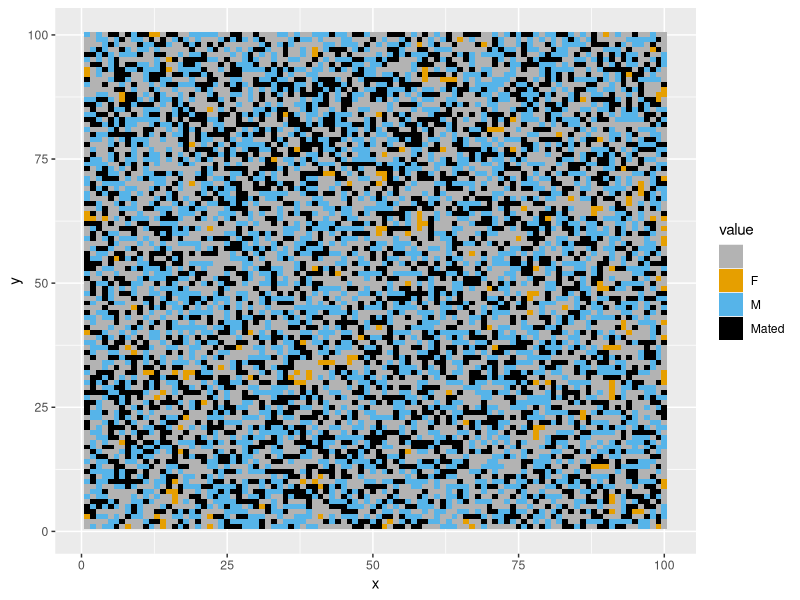
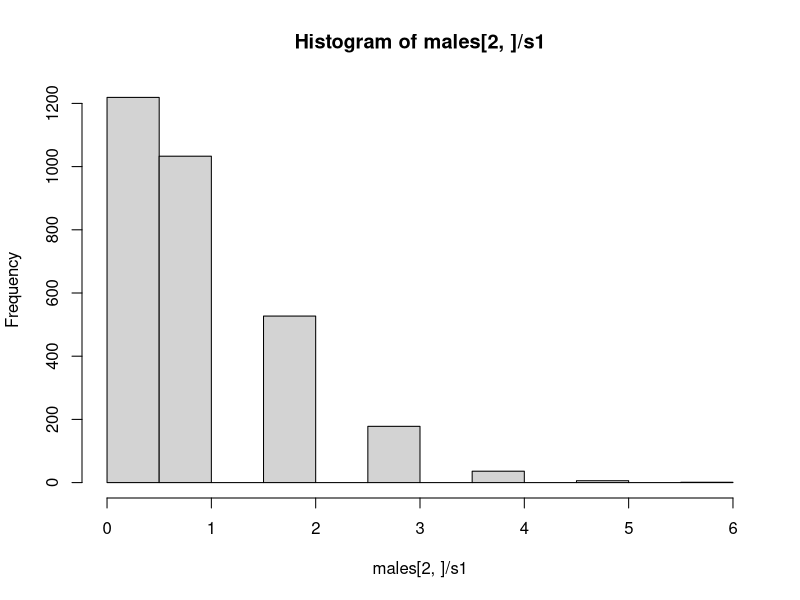
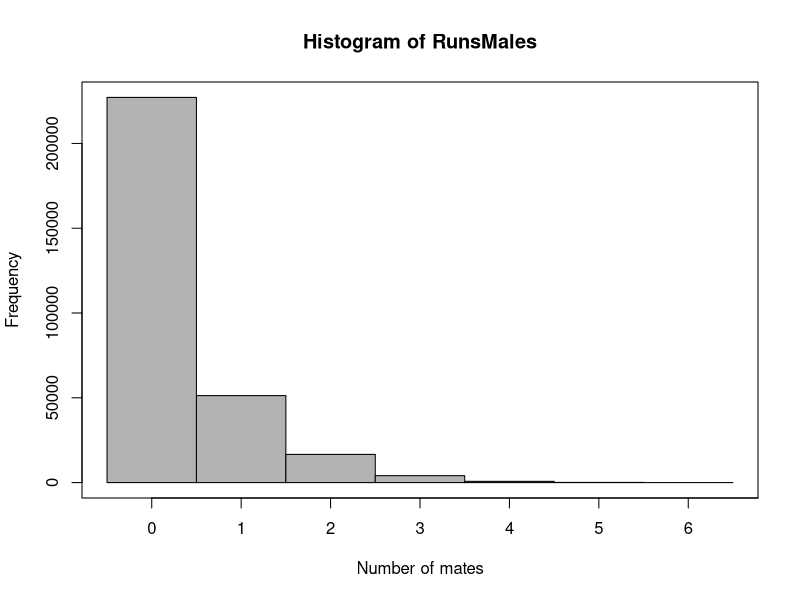

Recreate these plots in R, in order. (Note: a time limit stopped this script after it produced the figures.)
##### Code for measuring differences in effective population sizes between moss sexes ######

### The code has two major parts
# 1) Varying the population density
# 2) Varying the sex ratio

# Each part has three subsection
# 1) A single run of the simulation which can plot the arena
# 2) Multiple runs of the simulation
# 3) Full simulation which runs multiple runs for a range of parameter values

## Packages needed for plotting
require(reshape2)
require(ggplot2)

# Making colorblind friendly palette
colors <- c("#000000", "#E69F00", "#56B4E9", "#009E73",
            "#F0E442", "#0072B2", "#D55E00", "#CC79A7")


###########################################################
################# Varying the density #####################
###########################################################

# This simulation can be used to vary the density of indiviudals in the arena

####### Individual run of the simulation ########

##### Program ####
aRows <- 100 # Number of rows in spatial grid
aCols <- 100 # Number of columns in spatial grid

# Create empty spatial grid called "arena"
arena <- matrix(data = " ", nrow = aRows, ncol = aCols, byrow = FALSE, dimnames = NULL) 

N <- 6000 # population size, must be even  number because I assume an equal sex ratio

# Randomly selecting locations of individuals on grid
locs <- sample(seq(1,(aRows*aCols),by=1),N,replace=FALSE)

males <- matrix(data = 0, nrow = 2, ncol = N/2) # matrix of males
females <- rep(0,N/2) # matrix of males

m <- 1 # counter for males added 
f <- 1 # counter for males added 
for(i in 1:N){
  # alternate between placing of males and females on grid
  if(i%%2 == 0){
    males[1,m] <- locs[i] # Storing location
    arena[locs[i]] <- "M" # placing on grid
    m = m + 1
  }
  else{
    females[f] <- locs[i] # Storing location
    arena[locs[i]] <- "F"  # placing on grid
    f = f + 1
  }
}

# arena # shows grid

females <- sample(females,(N/2))#shuffle order of males

fM <- 0 # store number of mated females

for(i in 1:length(females)){
  mates <- rep(0,0) # vector of indexes of potential mates
  
  fRow <-(females[i]%% aRows) # convert index to row
  if(fRow == 0){fRow = aRows}
  fCol <- floor(((females[i])/aCols)+.99) # convert index to col
  
  if(fRow-1>0){ #check if there is a female above
    if(arena[(fRow-1),(fCol)] == "M"){
      # convert males loctation back to index
      index <- (((fCol-1)*aCols) + (fRow-1)) 
      # add index to list of potential mates
      mates <- c(mates,index)
    }
  }
  
  if(fRow+1<=aRows){ #check if there is a female below
    if(arena[(fRow+1),(fCol)] == "M"){
      # convert males loctation back to index
      index <- (((fCol-1)*aCols) + (fRow+1)) 
      # add index to list of potential mates
      mates <- c(mates,index)
    }
  }
  
  if(fCol-1>0){ #check if there is a female to the left
    if(arena[(fRow),(fCol-1)] == "M"){
      # convert males loctation back to index
      index <- (((fCol-2)*aCols) + (fRow)) 
      # add index to list of potential mates
      mates <- c(mates,index)
    }
  }
  
  if(fCol+1<=aCols){ #check if there is a female to the right
    if(arena[(fRow),(fCol+1)] == "M"){
      # convert males loctation back to index
      index <- (((fCol)*aCols) + (fRow)) 
      # add index to list of potential mates
      mates <- c(mates,index)
    }
  }
  
  if(fRow-1>0 && fCol-1>0){ #check diagonal up left
    if(arena[(fRow-1),(fCol-1)] == "M"){
      # convert males loctation back to index
      index <- (((fCol-2)*aCols) + (fRow-1)) 
      # add index to list of potential mates
      mates <- c(mates,index)
    }
  }
  
  if(fRow-1>0 && fCol+1<=aCols){ #check diagonal up right
    if(arena[(fRow-1),(fCol+1)] == "M"){
      # convert males loctation back to index
      index <- (((fCol)*aCols) + (fRow-1)) 
      # add index to list of potential mates
      mates <- c(mates,index)
    }
  }
  
  if(fRow+1<=aRows && fCol+1<=aCols){ #diagonal down right
    if(arena[(fRow+1),(fCol+1)] == "M"){
      # convert males loctation back to index
      index <- (((fCol)*aCols) + (fRow+1)) 
      # add index to list of potential mates
      mates <- c(mates,index)
    }
  }
  
  if(fRow+1<=aRows && fCol-1>0){ #check diagonal down left
    if(arena[(fRow+1),(fCol-1)] == "M"){
      # convert males loctation back to index
      index <- (((fCol-2)*aCols) + (fRow+1)) 
      # add index to list of potential mates
      mates <- c(mates,index)
    }
  }
  
  ## Mating
  if(length(mates) > 1){
    mate1 <- sample(mates,1) # randomly select mate
    mateX <- which(males[1,]==mate1) # index of mate
    males[2,mateX] = males[2,mateX] + 1
    
    # Record female as mated in arena
    arena[females[i]] <- "Mated" 
    fM = fM+1 # count how many females mated
  }
  if(length(mates) == 1){
    mateX <- which(males[1,]==mates) # index of mate
    males[2,mateX] = males[2,mateX] + 1
    
    # Record female as mated in arena
    arena[females[i]] <- "Mated" 
    fM = fM+1 # count how many females mated
  }
  
}

#### Plotting final arena ####
x1=melt(arena)
names(x1)=c("x","y","value")
levels(x1$value)=c("Empty","Unmated Female","Male","Mated Female")
qplot(x, y, fill=value, data=x1,geom='tile')+scale_fill_manual(values=c("gray70",colors[2],colors[3],colors[1]))
# Note, this plot looks wrong if the population size
# equals the arena size because there is one less level

## Calculating effective population size
# Scaler that is used to adjust fecundity to keep pop size constant
s1 <- (2/(mean(males[2,]))) # scale to keep pop size equal

# Applying scaler s1 to males
males[2,]<- sapply(males[2,],(function(x){x*s1}))
#mean(males[2,])
#var(males[2,])

# Calculating male (V chromosome) effective pop size
Ne <- ((2*N) - 2) / (2+var(males[2,]))

# Applying scaler to females
fList <- c(rep(s1,fM),rep(0,(N/2)-fM))
#mean(fList)
#var(fList)

# Calculating female (U chromosome) effective pop size
NeF <-  ((2*N) - 2) / (2+var(fList))

# Calculating autosome effective population size
alist <- c(males[2,],fList) # list of whole pop
Auto <- ((4*N) - 2) / (2+var(alist))

#histogram of number of mates per male
hist(males[2,]/s1)



####### Multiple runs of the simulation ########

reps <- 100 # Number of replicates

N <- 6000 # population size, must be even  number because I assume an equal sex ratio

RunsMales <- matrix(data = 0, nrow = reps, ncol = N/2) # matrix of males

RunsNeM <- rep(0,reps) # storing NeM values
RunsNeF <- rep(0,reps) # storing NeF values
RunsNeA <- rep(0,reps) # storing NeA values

for(k in 1:reps){
  ##### Program ####
  aRows <- 100 # Number of rows in spatial grid
  aCols <- 100 # Number of columns in spatial grid
  
  # Create empty spatial grid called "arena"
  arena <- matrix(data = " ", nrow = aRows, ncol = aCols, byrow = FALSE, dimnames = NULL) 
  
  # Randomly selecting locations of individuals on grid
  locs <- sample(seq(1,(aRows*aCols),by=1),N,replace=FALSE)
  
  males <- matrix(data = 0, nrow = 2, ncol = N/2) # matrix of males
  females <- rep(0,N/2) # matrix of males
  
  m <- 1 # counter for males added 
  f <- 1 # counter for males added 
  for(i in 1:N){
    # alternate between placing of males and females on grid
    if(i%%2 == 0){
      males[1,m] <- locs[i] # Storing location
      arena[locs[i]] <- "M" # placing on grid
      m = m + 1
    }
    else{
      females[m] <- locs[i] # Storing location
      arena[locs[i]] <- "F"  # placing on grid
      f = f + 1
    }
  }
  
  # arena # shows grid
  
  females <- sample(females,(N/2))#shuffle order of males
  
  fM <- 0 # store number of mated females
  
  for(i in 1:length(females)){
    mates <- rep(0,0) # vector of indexes of potential mates
    
    fRow <-(females[i]%% aRows) # convert index to row
    if(fRow == 0){fRow = aRows}
    fCol <- floor(((females[i])/aCols)+.99) # convert index to col
    
    if(fRow-1>0){ #check if there is a female above
      if(arena[(fRow-1),(fCol)] == "M"){
        # convert males loctation back to index
        index <- (((fCol-1)*aCols) + (fRow-1)) 
        # add index to list of potential mates
        mates <- c(mates,index)
      }
    }
    
    if(fRow+1<=aRows){ #check if there is a female below
      if(arena[(fRow+1),(fCol)] == "M"){
        # convert males loctation back to index
        index <- (((fCol-1)*aCols) + (fRow+1)) 
        # add index to list of potential mates
        mates <- c(mates,index)
      }
    }
    
    if(fCol-1>0){ #check if there is a female to the left
      if(arena[(fRow),(fCol-1)] == "M"){
        # convert males loctation back to index
        index <- (((fCol-2)*aCols) + (fRow)) 
        # add index to list of potential mates
        mates <- c(mates,index)
      }
    }
    
    if(fCol+1<=aCols){ #check if there is a female to the right
      if(arena[(fRow),(fCol+1)] == "M"){
        # convert males loctation back to index
        index <- (((fCol)*aCols) + (fRow)) 
        # add index to list of potential mates
        mates <- c(mates,index)
      }
    }
    
    if(fRow-1>0 && fCol-1>0){ #check diagonal up left
      if(arena[(fRow-1),(fCol-1)] == "M"){
        # convert males loctation back to index
        index <- (((fCol-2)*aCols) + (fRow-1)) 
        # add index to list of potential mates
        mates <- c(mates,index)
      }
    }
    
    if(fRow-1>0 && fCol+1<=aCols){ #check diagonal up right
      if(arena[(fRow-1),(fCol+1)] == "M"){
        # convert males loctation back to index
        index <- (((fCol)*aCols) + (fRow-1)) 
        # add index to list of potential mates
        mates <- c(mates,index)
      }
    }
    
    if(fRow+1<=aRows && fCol+1<=aCols){ #diagonal down right
      if(arena[(fRow+1),(fCol+1)] == "M"){
        # convert males loctation back to index
        index <- (((fCol)*aCols) + (fRow+1)) 
        # add index to list of potential mates
        mates <- c(mates,index)
      }
    }
    
    if(fRow+1<=aRows && fCol-1>0){ #check diagonal down left
      if(arena[(fRow+1),(fCol-1)] == "M"){
        # convert males loctation back to index
        index <- (((fCol-2)*aCols) + (fRow+1)) 
        # add index to list of potential mates
        mates <- c(mates,index)
      }
    }
    
    ## Mating
    if(length(mates) > 1){
      mate1 <- sample(mates,1) # randomly select mate
      mateX <- which(males[1,]==mate1) # index of mate
      males[2,mateX] = males[2,mateX] + 1
      
      # Record female as mated in arena
      arena[females[i]] <- "Mated" 
      fM = fM+1 # count how many females mated
    }
    if(length(mates) == 1){
      mateX <- which(males[1,]==mates) # index of mate
      males[2,mateX] = males[2,mateX] + 1
      
      # Record female as mated in arena
      arena[females[i]] <- "Mated" 
      fM = fM+1 # count how many females mated
    }
  }
  
  # scaler to keep pop size equal
  s1 <- (2/(mean(males[2,]))) 
  
  # Applying scaler to males
  males[2,]<- sapply(males[2,],(function(x){x*s1}))
  
  # Calculating male (V chromosome) effective pop size
  NeM <- ((2*N) - 2) / (2+var(males[2,]))
  
  # Applying scaler s1 to females 
  fList <- c(rep(s1,fM),rep(0,(N/2)-fM))
  
  # Calculating male (U chromosome) effective pop size
  NeF <-  ((2*N) - 2) / (2+var(fList))
  
  # Calculating autosome effective population size
  alist <- c(males[2,],fList) # list of whole pop
  NeA <- ((4*N) - 2) / (2+var(alist))
  
  RunsMales[k,] <- (males[2,]/s1) # stores males values
  RunsNeM[k] <- NeM # Stores male Ne
  RunsNeF[k] <- NeF # Stores female Ne
  RunsNeA[k] <- NeA # Stores autosome Ne
}


mean(RunsNeM) # Mean NeM of all runs
mean(RunsNeF) # Mean NeF of all runs

### Creates a histogram of number of mates per male
hist(RunsMales,breaks=max(RunsMales),xaxt="n",col="gray70",xlab="Number of mates",ylab="Frequency")
axis(1,at=seq(0.5,max(RunsMales)+.5,by=1),labels=seq(0,max(RunsMales),by=1))
box(which="plot")


######### Full simulation ###########

# Loops through different densities
# Runs multiple replicates for each density
# Plots the results

# Vector of pop sizes to evaluate (must be even numbers)
sizes <- seq(1000,10000,by=1000)

# Vectors for storing results of different runs
NeM_results <- rep(0,length(sizes))
NeF_results <- rep(0,length(sizes))
NeA_results <- rep(0,length(sizes))

vSucM_results <- rep(0,length(sizes))
vSucF_results  <- rep(0,length(sizes))
vSucA_results  <- rep(0,length(sizes))

reps <- 100 # Number of replicates

for(z in 1:length(sizes)){
  
  N <- sizes[z] # population size, must be even  number because I assume an equal sex ratio
  
  RunsMales <- matrix(data = 0, nrow = reps, ncol = N/2) # matrix of males
  
  # Storing Ne results for each runs
  RunsNeM <- rep(0,reps)
  RunsNeF <- rep(0,reps)
  RunsNeA <- rep(0,reps)
  
  vSucM <- rep(0,reps)
  vSucF <- rep(0,reps)
  vSucA <- rep(0,reps)
  
  for(k in 1:reps){
    ##### Program ####
    aRows <- 100 # Number of rows in spatial grid
    aCols <- 100 # Number of columns in spatial grid
    
    # Create empty spatial grid called "arena"
    arena <- matrix(data = " ", nrow = aRows, ncol = aCols, byrow = FALSE, dimnames = NULL) 
    
    # Randomly selecting locations of individuals on grid
    locs <- sample(seq(1,(aRows*aCols),by=1),N,replace=FALSE)
    
    males <- matrix(data = 0, nrow = 2, ncol = N/2) # matrix of males
    females <- rep(0,N/2) # matrix of males
    
    m <- 1 # counter for males added 
    f <- 1 # counter for males added 
    for(i in 1:N){
      # alternate between placing of males and females on grid
      if(i%%2 == 0){
        males[1,m] <- locs[i] # Storing location
        arena[locs[i]] <- "M" # placing on grid
        m = m + 1
      }
      else{
        females[m] <- locs[i] # Storing location
        arena[locs[i]] <- "F"  # placing on grid
        f = f + 1
      }
    }
    
    # arena # shows grid
    
    females <- sample(females,(N/2))#shuffle order of males
    
    fM <- 0 # store number of mated females
    
    for(i in 1:length(females)){
      mates <- rep(0,0) # vector of indexes of potential mates
      
      fRow <-(females[i]%% aRows) # convert index to row
      if(fRow == 0){fRow = aRows}
      fCol <- floor(((females[i])/aCols)+.99) # convert index to col
      
      if(fRow-1>0){ #check if there is a female above
        if(arena[(fRow-1),(fCol)] == "M"){
          # convert males loctation back to index
          index <- (((fCol-1)*aCols) + (fRow-1)) 
          # add index to list of potential mates
          mates <- c(mates,index)
        }
      }
      
      if(fRow+1<=aRows){ #check if there is a female below
        if(arena[(fRow+1),(fCol)] == "M"){
          # convert males loctation back to index
          index <- (((fCol-1)*aCols) + (fRow+1)) 
          # add index to list of potential mates
          mates <- c(mates,index)
        }
      }
      
      if(fCol-1>0){ #check if there is a female to the left
        if(arena[(fRow),(fCol-1)] == "M"){
          # convert males loctation back to index
          index <- (((fCol-2)*aCols) + (fRow)) 
          # add index to list of potential mates
          mates <- c(mates,index)
        }
      }
      
      if(fCol+1<=aCols){ #check if there is a female to the right
        if(arena[(fRow),(fCol+1)] == "M"){
          # convert males loctation back to index
          index <- (((fCol)*aCols) + (fRow)) 
          # add index to list of potential mates
          mates <- c(mates,index)
        }
      }
      
      if(fRow-1>0 && fCol-1>0){ #check diagonal up left
        if(arena[(fRow-1),(fCol-1)] == "M"){
          # convert males loctation back to index
          index <- (((fCol-2)*aCols) + (fRow-1)) 
          # add index to list of potential mates
          mates <- c(mates,index)
        }
      }
      
      if(fRow-1>0 && fCol+1<=aCols){ #check diagonal up right
        if(arena[(fRow-1),(fCol+1)] == "M"){
          # convert males loctation back to index
          index <- (((fCol)*aCols) + (fRow-1)) 
          # add index to list of potential mates
          mates <- c(mates,index)
        }
      }
      
      if(fRow+1<=aRows && fCol+1<=aCols){ #diagonal down right
        if(arena[(fRow+1),(fCol+1)] == "M"){
          # convert males loctation back to index
          index <- (((fCol)*aCols) + (fRow+1)) 
          # add index to list of potential mates
          mates <- c(mates,index)
        }
      }
      
      if(fRow+1<=aRows && fCol-1>0){ #check diagonal down left
        if(arena[(fRow+1),(fCol-1)] == "M"){
          # convert males loctation back to index
          index <- (((fCol-2)*aCols) + (fRow+1)) 
          # add index to list of potential mates
          mates <- c(mates,index)
        }
      }
      
      ## Mating
      if(length(mates) > 1){
        mate1 <- sample(mates,1) # randomly select mate
        mateX <- which(males[1,]==mate1) # index of mate
        males[2,mateX] = males[2,mateX] + 1
        
        # Record female as mated in arena
        arena[females[i]] <- "Mated" 
        fM = fM+1 # count how many females mated
      }
      if(length(mates) == 1){
        mateX <- which(males[1,]==mates) # index of mate
        males[2,mateX] = males[2,mateX] + 1
        
        # Record female as mated in arena
        arena[females[i]] <- "Mated" 
        fM = fM+1 # count how many females mated
      }
    }
    
    # scaler to keep pop size equal
    s1 <- (2/(mean(males[2,]))) 
    
    # Applying scaler to males
    males[2,]<- sapply(males[2,],(function(x){x*s1}))
    
    # Calculating male (V chromosome) effective pop size
    NeM <- ((2*N) - 2) / (2+var(males[2,]))
    
    # Applying scaler s1 to females 
    fList <- c(rep(s1,fM),rep(0,(N/2)-fM))
    
    # Calculating male (U chromosome) effective pop size
    NeF <-  ((2*N) - 2) / (2+var(fList))
    
    # Calculating autosome effective population size
    alist <- c(males[2,],fList) # list of whole pop
    NeA <- ((4*N) - 2) / (2+var(alist))
    
    RunsMales[k,] <- (males[2,]/s1) # stores males values
    RunsNeM[k] <- NeM # Stores male Ne
    RunsNeF[k] <- NeF # Stores female Ne
    RunsNeA[k] <- NeA # Stores autosome Ne
    
    ### Storing variances in reproductive success
    vSucM[k] <- var(males[2,])
    vSucF[k] <- var(fList)
    vSucA[k] <- var(alist)
    
  }
  NeM_results[z] <- mean(RunsNeM) # Mean NeM of all runs
  NeF_results[z] <- mean(RunsNeF) # Mean NeF of all runs
  NeA_results[z] <- mean(RunsNeA) # Mean NeA of all runs
  
  vSucM_results[z] <- mean(vSucM) # Mean vSucM of all runs
  vSucF_results[z]  <- mean(vSucF) # Mean vSucF of all runs
  vSucA_results[z]  <- mean(vSucA) # Mean vSucA of all runs
}

### Plotting effective pop results
# Plots will have to be adjusted depending on parameters
# Export with size (4.3H X 5W)

plot(x=seq(1000,10000,by=1000),y=NeA_results,pch=16,xlab="Realized population size",ylab="Effective population size",cex.axis=.75,col="blue")
lines(x=seq(1000,10000,by=1000),y=NeA_results,col="blue")

lines(x=seq(1000,10000,by=1000),y=NeF_results,lty=1)
points(x=seq(1000,10000,by=1000),y=NeF_results,pch=16)

lines(x=seq(1000,10000,by=1000),y=NeM_results,lty=1)
points(x=seq(1000,10000,by=1000),y=NeM_results,pch=21,col="black",bg="white")

legend(1000,10000,c("Autosome","U chromosome","V chromosome"),pch=c(16,16,1),col=c("blue","black","black"),cex=.75,box.lwd=F,y.intersp=.5,bty="n",seg.len=3,pt.cex = c(1,1,.85))


## Plotting variances in reproductive success
plot(x=seq(1000,10000,by=1000),y=vSucA_results,pch=16,xlab=NA,ylab=NA,cex.axis=.75,col="blue",ylim=c(0,12))
lines(x=seq(1000,10000,by=1000),y=vSucA_results,col="blue")

lines(x=seq(1000,10000,by=1000),y=vSucF_results,lty=1)
points(x=seq(1000,10000,by=1000),y=vSucF_results,pch=16)

lines(x=seq(1000,10000,by=1000),y=vSucM_results,lty=1)
points(x=seq(1000,10000,by=1000),y=vSucM_results,pch=21,col="black",bg="white")


legend(7000,12,c("Males","Total Population","Females"),pch=c(1,16,16),col=c("black","blue","black"),cex=.75,box.lwd=F,y.intersp=.5,bty="n",seg.len=3,pt.cex = c(.85,1,1))


mtext(side = 1, line = 2.5, 'Realized population size',cex=.9)
mtext(side = 2, line = 2.5, 'Variance in reproductive success',cex=.9)



## Plotting differences variances in reproductive success
plot((x=seq(100,3000,by=100)/10000),y=(vSucM_results/vSucF_results),pch=16,xlab=NA,ylab=NA,cex.axis=.75,col="black",ylim=c(0,4))
lines((x=seq(100,3000,by=100)/10000),y=(vSucM_results/vSucF_results),col="black")

#Vr <- vRatio(.5)
#abline(h = Vr,col="black")

lines((x=seq(100,3000,by=100)/10000),y=(vSucF_results/vSucA_results),lty=1,col="blue")
points((x=seq(100,3000,by=100)/10000),y=(vSucF_results/vSucA_results),pch=16,col="blue")

mtext(side = 1, line = 2.5, 'Density',cex=.9)
mtext(side = 2, line = 2.5, expression(alpha),cex=.9,adj=.4)
mtext(side = 2, line = 2.5, expression(Beta),cex=.9,adj=.6,col="blue")
mtext(side = 2, line = 2.5, "or",cex=.9,adj=.5)


###########################################################
################# Varying the Sex Ratio ###################
###########################################################

# This code runs simulations where you can change the sex ratio

####### Individual run of the simulation ########
##### Program ####
NM <- 5400 # Number of males
NF <- 600 # Number of Females
N <- NM + NF # Tot Population size

aRows <- 100 # Number of rows in spatial grid
aCols <- 100 # Number of columns in spatial grid

# Create empty spatial grid called "arena"
arena <- matrix(data = " ", nrow = aRows, ncol = aCols, byrow = FALSE, dimnames = NULL) 

# Randomly selecting locations of individuals on grid
locs <- sample(seq(1,(aRows*aCols),by=1),N,replace=FALSE)

males <- matrix(data = 0, nrow = 2, ncol = NM) # matrix of males
females <- rep(0,NF) # matrix of males

## Filling arena

m <- 1 # counter for males added 
f <- 1 # counter for females added 
for(i in 1:N){
  # alternate between placing of males and females on grid
  
  if(NM < NF){ # if less males than females 
    if(i%%2 == 0 && m <= NM){
      males[1,m] <- locs[i] # Storing location
      arena[locs[i]] <- "M" # placing on grid
      m = m + 1
    }
    else{
      females[f] <- locs[i] # Storing location
      arena[locs[i]] <- "F"  # placing on grid
      f = f + 1
    }
  }
  else{ # If more females than males
    if(i%%2 == 0 && f <= NF){
      females[f] <- locs[i] # Storing location
      arena[locs[i]] <- "F" # placing on grid
      f = f + 1
    }
    else{
      males[1,m] <- locs[i] # Storing location
      arena[locs[i]] <- "M" # placing on grid
      m = m + 1
    }
  }
}

# arena # shows grid

females <- sample(females,NF)#shuffle order of males

fM <- 0 # store number of mated females

for(i in 1:length(females)){
  mates <- rep(0,0) # vector of indexes of potential mates
  
  fRow <-(females[i]%% aRows) # convert index to row
  if(fRow == 0){fRow = aRows}
  fCol <- floor(((females[i])/aCols)+.99) # convert index to col
  
  if(fRow-1>0){ #check if there is a female above
    if(arena[(fRow-1),(fCol)] == "M"){
      # convert males loctation back to index
      index <- (((fCol-1)*aCols) + (fRow-1)) 
      # add index to list of potential mates
      mates <- c(mates,index)
    }
  }
  
  if(fRow+1<=aRows){ #check if there is a female below
    if(arena[(fRow+1),(fCol)] == "M"){
      # convert males loctation back to index
      index <- (((fCol-1)*aCols) + (fRow+1)) 
      # add index to list of potential mates
      mates <- c(mates,index)
    }
  }
  
  if(fCol-1>0){ #check if there is a female to the left
    if(arena[(fRow),(fCol-1)] == "M"){
      # convert males loctation back to index
      index <- (((fCol-2)*aCols) + (fRow)) 
      # add index to list of potential mates
      mates <- c(mates,index)
    }
  }
  
  if(fCol+1<=aCols){ #check if there is a female to the right
    if(arena[(fRow),(fCol+1)] == "M"){
      # convert males loctation back to index
      index <- (((fCol)*aCols) + (fRow)) 
      # add index to list of potential mates
      mates <- c(mates,index)
    }
  }
  
  if(fRow-1>0 && fCol-1>0){ #check diagonal up left
    if(arena[(fRow-1),(fCol-1)] == "M"){
      # convert males loctation back to index
      index <- (((fCol-2)*aCols) + (fRow-1)) 
      # add index to list of potential mates
      mates <- c(mates,index)
    }
  }
  
  if(fRow-1>0 && fCol+1<=aCols){ #check diagonal up right
    if(arena[(fRow-1),(fCol+1)] == "M"){
      # convert males loctation back to index
      index <- (((fCol)*aCols) + (fRow-1)) 
      # add index to list of potential mates
      mates <- c(mates,index)
    }
  }
  
  if(fRow+1<=aRows && fCol+1<=aCols){ #diagonal down right
    if(arena[(fRow+1),(fCol+1)] == "M"){
      # convert males loctation back to index
      index <- (((fCol)*aCols) + (fRow+1)) 
      # add index to list of potential mates
      mates <- c(mates,index)
    }
  }
  
  if(fRow+1<=aRows && fCol-1>0){ #check diagonal down left
    if(arena[(fRow+1),(fCol-1)] == "M"){
      # convert males loctation back to index
      index <- (((fCol-2)*aCols) + (fRow+1)) 
      # add index to list of potential mates
      mates <- c(mates,index)
    }
  }
  
  ## Mating
  if(length(mates) > 1){
    mate1 <- sample(mates,1) # randomly select mate
    mateX <- which(males[1,]==mate1) # index of mate
    males[2,mateX] = males[2,mateX] + 1
    
    # Record female as mated in arena
    arena[females[i]] <- "Mated" 
    fM = fM+1 # count how many females mated
  }
  if(length(mates) == 1){
    mateX <- which(males[1,]==mates) # index of mate
    males[2,mateX] = males[2,mateX] + 1
    
    # Record female as mated in arena
    arena[females[i]] <- "Mated" 
    fM = fM+1 # count how many females mated
  }
}

#### Plotting final arena ####
x1=melt(arena)
names(x1)=c("x","y","value")
levels(x1$value)=c("Empty","Unmated Female","Male","Mated Female")
qplot(x, y, fill=value, data=x1,geom='tile')+scale_fill_manual(values=c("gray70",colors[2],colors[3],colors[1]))
# Note, this plot looks wrong if the population size
# equals the arena size because there is one less level

# scaler to keep pop size equal
s1 <- (2/(mean(males[2,]))) 

# Applying scaler to males
males[2,]<- sapply(males[2,],(function(x){x*s1}))

# Calculating male (V chromosome) effective pop size
NeM <- ((4*NM) - 2) / (2+var(males[2,]))

# Applying scaler s1 to females 
fList <- c(rep(s1,fM),rep(0,(NF)-fM))

# Calculating male (U chromosome) effective pop size
NeF <-  ((4*NF) - 2) / (2+var(fList))

# Calculating autosome effective population size
alist <- c(males[2,],fList) # list of whole pop
NeA <- ((4*N) - 2) / (2+var(alist))

#histogram of number of mates per male
hist(males[2,]/s1)



####### Running Multiple Reps ########

reps <- 100 # Number of replicates

N <- 6000 # population size, must be even  number because I assume an equal sex ratio

NM <- 3000 # number of males
NF <- 3000 # number of females

RunsMales <- matrix(data = 0, nrow = reps, ncol = NM) # matrix of males

RunsNeM <- rep(0,reps)
RunsNeF <- rep(0,reps)
RunsNeA <- rep(0,reps)

for(k in 1:reps){
  ##### Program ####
  aRows <- 100 # Number of rows in spatial grid
  aCols <- 100 # Number of columns in spatial grid
  
  # Create empty spatial grid called "arena"
  arena <- matrix(data = " ", nrow = aRows, ncol = aCols, byrow = FALSE, dimnames = NULL) 
  
  # Randomly selecting locations of individuals on grid
  locs <- sample(seq(1,(aRows*aCols),by=1),N,replace=FALSE)
  
  males <- matrix(data = 0, nrow = 2, ncol = NM) # matrix of males
  females <- rep(0,NF) # matrix of males
  
  ## Filling arena
  
  m <- 1 # counter for males added 
  f <- 1 # counter for females added 
  for(i in 1:N){
    # alternate between placing of males and females on grid
    
    if(NM < NF){ # if less males than females 
      if(i%%2 == 0 && m <= NM){
        males[1,m] <- locs[i] # Storing location
        arena[locs[i]] <- "M" # placing on grid
        m = m + 1
      }
      else{
        females[f] <- locs[i] # Storing location
        arena[locs[i]] <- "F"  # placing on grid
        f = f + 1
      }
    }
    else{ # If more females than males
      if(i%%2 == 0 && f <= NF){
        females[f] <- locs[i] # Storing location
        arena[locs[i]] <- "F" # placing on grid
        f = f + 1
      }
      else{
        males[1,m] <- locs[i] # Storing location
        arena[locs[i]] <- "M" # placing on grid
        m = m + 1
      }
    }
  }
  
  # arena # shows grid
  
  females <- sample(females,NF)#shuffle order of males
  
  fM <- 0 # store number of mated females
  
  for(i in 1:length(females)){
    mates <- rep(0,0) # vector of indexes of potential mates
    
    fRow <-(females[i]%% aRows) # convert index to row
    if(fRow == 0){fRow = aRows}
    fCol <- floor(((females[i])/aCols)+.99) # convert index to col
    
    if(fRow-1>0){ #check if there is a female above
      if(arena[(fRow-1),(fCol)] == "M"){
        # convert males loctation back to index
        index <- (((fCol-1)*aCols) + (fRow-1)) 
        # add index to list of potential mates
        mates <- c(mates,index)
      }
    }
    
    if(fRow+1<=aRows){ #check if there is a female below
      if(arena[(fRow+1),(fCol)] == "M"){
        # convert males loctation back to index
        index <- (((fCol-1)*aCols) + (fRow+1)) 
        # add index to list of potential mates
        mates <- c(mates,index)
      }
    }
    
    if(fCol-1>0){ #check if there is a female to the left
      if(arena[(fRow),(fCol-1)] == "M"){
        # convert males loctation back to index
        index <- (((fCol-2)*aCols) + (fRow)) 
        # add index to list of potential mates
        mates <- c(mates,index)
      }
    }
    
    if(fCol+1<=aCols){ #check if there is a female to the right
      if(arena[(fRow),(fCol+1)] == "M"){
        # convert males loctation back to index
        index <- (((fCol)*aCols) + (fRow)) 
        # add index to list of potential mates
        mates <- c(mates,index)
      }
    }
    
    if(fRow-1>0 && fCol-1>0){ #check diagonal up left
      if(arena[(fRow-1),(fCol-1)] == "M"){
        # convert males loctation back to index
        index <- (((fCol-2)*aCols) + (fRow-1)) 
        # add index to list of potential mates
        mates <- c(mates,index)
      }
    }
    
    if(fRow-1>0 && fCol+1<=aCols){ #check diagonal up right
      if(arena[(fRow-1),(fCol+1)] == "M"){
        # convert males loctation back to index
        index <- (((fCol)*aCols) + (fRow-1)) 
        # add index to list of potential mates
        mates <- c(mates,index)
      }
    }
    
    if(fRow+1<=aRows && fCol+1<=aCols){ #diagonal down right
      if(arena[(fRow+1),(fCol+1)] == "M"){
        # convert males loctation back to index
        index <- (((fCol)*aCols) + (fRow+1)) 
        # add index to list of potential mates
        mates <- c(mates,index)
      }
    }
    
    if(fRow+1<=aRows && fCol-1>0){ #check diagonal down left
      if(arena[(fRow+1),(fCol-1)] == "M"){
        # convert males loctation back to index
        index <- (((fCol-2)*aCols) + (fRow+1)) 
        # add index to list of potential mates
        mates <- c(mates,index)
      }
    }
    
    ## Mating
    if(length(mates) > 1){
      mate1 <- sample(mates,1) # randomly select mate
      mateX <- which(males[1,]==mate1) # index of mate
      males[2,mateX] = males[2,mateX] + 1
      
      # Record female as mated in arena
      arena[females[i]] <- "Mated" 
      fM = fM+1 # count how many females mated
    }
    if(length(mates) == 1){
      mateX <- which(males[1,]==mates) # index of mate
      males[2,mateX] = males[2,mateX] + 1
      
      # Record female as mated in arena
      arena[females[i]] <- "Mated" 
      fM = fM+1 # count how many females mated
    }
  }
  
  # scaler to keep pop size equal
  s1 <- (2/(mean(males[2,]))) 
  
  # Applying scaler to males
  males[2,]<- sapply(males[2,],(function(x){x*s1}))
  
  # Calculating male (V chromosome) effective pop size
  NeM <- ((4*NM) - 2) / (2+var(males[2,]))
  
  # Applying scaler s1 to females 
  fList <- c(rep(s1,fM),rep(0,(NF)-fM))
  
  # Calculating male (U chromosome) effective pop size
  NeF <-  ((4*NF) - 2) / (2+var(fList))
  
  # Calculating autosome effective population size
  alist <- c(males[2,],fList) # list of whole pop
  NeA <- ((4*N) - 2) / (2+var(alist))
  
  RunsMales[k,] <- (males[2,]/s1) # stores males values
  RunsNeM[k] <- NeM # Stores male Ne
  RunsNeF[k] <- NeF # Stores female Ne
  RunsNeA[k] <- NeA # Stores autosome Ne
  
}


mean(RunsNeM) # Mean NeM of all runs
mean(RunsNeF) # Mean NeF of all runs
mean(RunsNeA)

### Creates a histogram of number of mates per male
hist(RunsMales,breaks=max(RunsMales),xaxt="n",col="gray70",xlab="Number of mates",ylab="Frequency")
axis(1,at=seq(0.5,max(RunsMales)+.5,by=1),labels=seq(0,max(RunsMales),by=1))
box(which="plot")




######### Full simulation ###########

# Loops through different densities
# Runs multiple replicates for each sex ratio
# Plots the results

# Vector of sizes to evaluate
sizesM <- c(5400,5250,5000,4500,3000,1500,1000,750,600) # males
sizesF <- c(600,750,1000,1500,3000,4500,5000,5250,5400) # females

# Vectors for storing results of different runs
NeM_results <- rep(0,length(sizesM))
NeF_results <- rep(0,length(sizesF))
NeA_results <- rep(0,length(sizesM))

reps <- 100 # Number of replicates

for(z in 1:length(sizesM)){
  
  N <- sizesM[z] + sizesF[z] # total population size

  NM <- sizesM[z] # number of males
  NF <- sizesF[z] # number of females
  
  RunsMales <- matrix(data = 0, nrow = reps, ncol = NM) # matrix of males
  
  RunsNeM <- rep(0,reps)
  RunsNeF <- rep(0,reps)
  RunsNeA <- rep(0,reps)
  
  for(k in 1:reps){
    ##### Program ####
    aRows <- 100 # Number of rows in spatial grid
    aCols <- 100 # Number of columns in spatial grid
    
    # Create empty spatial grid called "arena"
    arena <- matrix(data = " ", nrow = aRows, ncol = aCols, byrow = FALSE, dimnames = NULL) 
    
    # Randomly selecting locations of individuals on grid
    locs <- sample(seq(1,(aRows*aCols),by=1),N,replace=FALSE)
    
    males <- matrix(data = 0, nrow = 2, ncol = NM) # matrix of males
    females <- rep(0,NF) # matrix of males
    
    ## Filling arena
    
    m <- 1 # counter for males added 
    f <- 1 # counter for females added 
    for(i in 1:N){
      # alternate between placing of males and females on grid
      
      if(NM < NF){ # if less males than females 
        if(i%%2 == 0 && m <= NM){
          males[1,m] <- locs[i] # Storing location
          arena[locs[i]] <- "M" # placing on grid
          m = m + 1
        }
        else{
          females[f] <- locs[i] # Storing location
          arena[locs[i]] <- "F"  # placing on grid
          f = f + 1
        }
      }
      else{ # If more females than males
        if(i%%2 == 0 && f <= NF){
          females[f] <- locs[i] # Storing location
          arena[locs[i]] <- "F" # placing on grid
          f = f + 1
        }
        else{
          males[1,m] <- locs[i] # Storing location
          arena[locs[i]] <- "M" # placing on grid
          m = m + 1
        }
      }
    }
    
    # arena # shows grid
    
    females <- sample(females,NF)#shuffle order of males
    
    fM <- 0 # store number of mated females
    
    for(i in 1:length(females)){
      mates <- rep(0,0) # vector of indexes of potential mates
      
      fRow <-(females[i]%% aRows) # convert index to row
      if(fRow == 0){fRow = aRows}
      fCol <- floor(((females[i])/aCols)+.99) # convert index to col
      
      if(fRow-1>0){ #check if there is a female above
        if(arena[(fRow-1),(fCol)] == "M"){
          # convert males loctation back to index
          index <- (((fCol-1)*aCols) + (fRow-1)) 
          # add index to list of potential mates
          mates <- c(mates,index)
        }
      }
      
      if(fRow+1<=aRows){ #check if there is a female below
        if(arena[(fRow+1),(fCol)] == "M"){
          # convert males loctation back to index
          index <- (((fCol-1)*aCols) + (fRow+1)) 
          # add index to list of potential mates
          mates <- c(mates,index)
        }
      }
      
      if(fCol-1>0){ #check if there is a female to the left
        if(arena[(fRow),(fCol-1)] == "M"){
          # convert males loctation back to index
          index <- (((fCol-2)*aCols) + (fRow)) 
          # add index to list of potential mates
          mates <- c(mates,index)
        }
      }
      
      if(fCol+1<=aCols){ #check if there is a female to the right
        if(arena[(fRow),(fCol+1)] == "M"){
          # convert males loctation back to index
          index <- (((fCol)*aCols) + (fRow)) 
          # add index to list of potential mates
          mates <- c(mates,index)
        }
      }
      
      if(fRow-1>0 && fCol-1>0){ #check diagonal up left
        if(arena[(fRow-1),(fCol-1)] == "M"){
          # convert males loctation back to index
          index <- (((fCol-2)*aCols) + (fRow-1)) 
          # add index to list of potential mates
          mates <- c(mates,index)
        }
      }
      
      if(fRow-1>0 && fCol+1<=aCols){ #check diagonal up right
        if(arena[(fRow-1),(fCol+1)] == "M"){
          # convert males loctation back to index
          index <- (((fCol)*aCols) + (fRow-1)) 
          # add index to list of potential mates
          mates <- c(mates,index)
        }
      }
      
      if(fRow+1<=aRows && fCol+1<=aCols){ #diagonal down right
        if(arena[(fRow+1),(fCol+1)] == "M"){
          # convert males loctation back to index
          index <- (((fCol)*aCols) + (fRow+1)) 
          # add index to list of potential mates
          mates <- c(mates,index)
        }
      }
      
      if(fRow+1<=aRows && fCol-1>0){ #check diagonal down left
        if(arena[(fRow+1),(fCol-1)] == "M"){
          # convert males loctation back to index
          index <- (((fCol-2)*aCols) + (fRow+1)) 
          # add index to list of potential mates
          mates <- c(mates,index)
        }
      }
      
      ## Mating
      if(length(mates) > 1){
        mate1 <- sample(mates,1) # randomly select mate
        mateX <- which(males[1,]==mate1) # index of mate
        males[2,mateX] = males[2,mateX] + 1
        
        # Record female as mated in arena
        arena[females[i]] <- "Mated" 
        fM = fM+1 # count how many females mated
      }
      if(length(mates) == 1){
        mateX <- which(males[1,]==mates) # index of mate
        males[2,mateX] = males[2,mateX] + 1
        
        # Record female as mated in arena
        arena[females[i]] <- "Mated" 
        fM = fM+1 # count how many females mated
      }
    }
    
    # scaler to keep pop size equal
    s1 <- (2/(mean(males[2,]))) 
    
    # Applying scaler to males
    males[2,]<- sapply(males[2,],(function(x){x*s1}))
    
    # Calculating male (V chromosome) effective pop size
    NeM <- ((4*NM) - 2) / (2+var(males[2,]))
    
    # Applying scaler s1 to females 
    fList <- c(rep(s1,fM),rep(0,(NF)-fM))
    
    # Calculating male (U chromosome) effective pop size
    NeF <-  ((4*NF) - 2) / (2+var(fList))
    
    # Calculating autosome effective population size
    alist <- c(males[2,],fList) # list of whole pop
    NeA <- ((4*N) - 2) / (2+var(alist))
    
    RunsMales[k,] <- (males[2,]/s1) # stores males values
    RunsNeM[k] <- NeM # Stores male Ne
    RunsNeF[k] <- NeF # Stores female Ne
    RunsNeA[k] <- NeA # Stores autosome Ne
  }
  
  NeM_results[z] <- mean(RunsNeM) # Mean NeM of all runs
  NeF_results[z] <- mean(RunsNeF) # Mean NeF of all runs
  NeA_results[z] <- mean(RunsNeA) # Mean NeA of all runs
}



plot(x=seq(1,9,by=1),y=NeF_results,pch=16,xlab="Females:Males",ylab="Effective population size",cex.axis=.75,ylim=c(0,11000),yaxt="n",xaxt="n")
lines(x=seq(1,9,by=1),y=NeF_results)

lines(x=seq(1,9,by=1),y=NeM_results,lty=1)
points(x=seq(1,9,by=1),y=NeM_results,pch=21,col="black",bg="white")

lines(x=seq(1,9,by=1),y=NeA_results,lty=1,col="blue")
points(x=seq(1,9,by=1),y=NeA_results,pch=16,col="blue")

xlabs = c("1:9","1:7","1:5","1:3","1:1","3:1","5:1","7:1","9:1")
axis(1,seq(1,9,by=1),labels=xlabs,cex.axis=.75,padj=-.5)
axis(2,seq(0,11000,by=2000),cex.axis=.75,padj=-.5)

legend(1,11000,c("Autosome","U chromosome","V chromosome"),pch=c(16,16,1),col=c("blue","black","black"),cex=.75,box.lwd=F,y.intersp=.5,bty="n",seg.len=3,pt.cex = c(1,1,.85))
